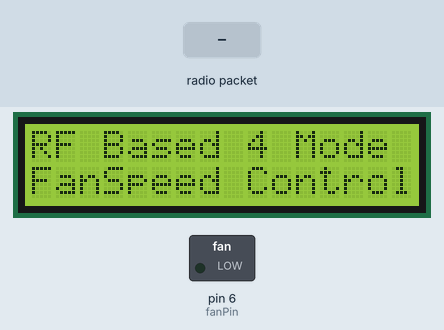
Simulated run of this sketch. Board: Arduino Uno, built with avr-gcc and run on an emulated ATmega328P. Parts: 16×2 character LCD, switched loads named in the sketch (green lamp = pin HIGH). The test bench sets the inputs (shaded band). No radio packets arrive unless stated.

Above: at 3.2 s.
3.3 s: radio packet "1" arrives
At 4.1 s:
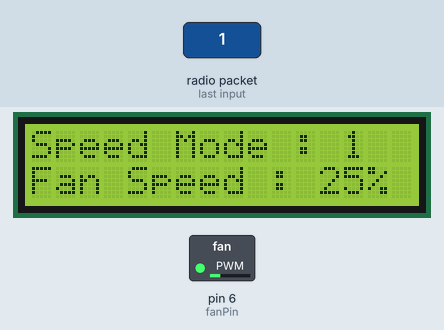
4.8 s: radio packet "2" arrives
At 5.3 s:
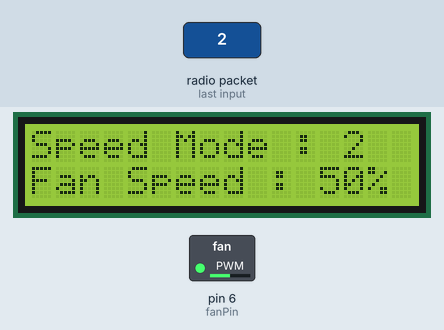
6.3 s: radio packet "3" arrives
At 7.5 s:
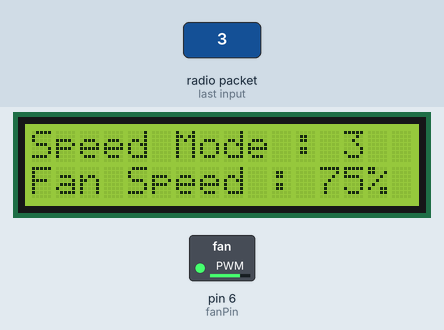
7.8 s: radio packet "4" arrives
At 8.8 s:
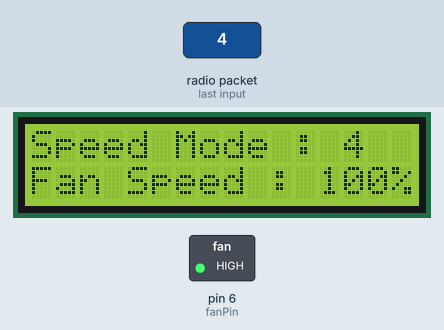
9.3 s: radio packet "0" arrives
At 9.8 s:
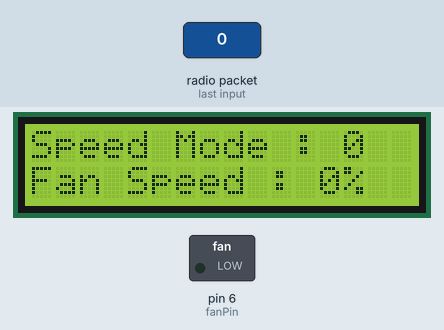
Timing chart, 0 to 11.8 s (numbered marks = the images above; inputs shaded):
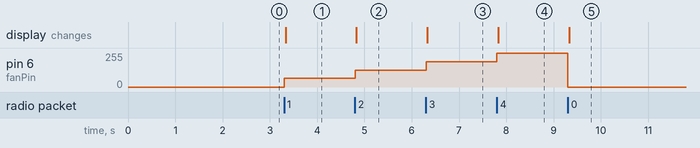

Measured:
- after the input at 3.3 s, pin 6 (fanPin): 0/255 → 64/255 at once; the display: changes at once (image 1)
- after the input at 4.8 s, pin 6 (fanPin): 64/255 → 127/255 at once; the display: changes at once (image 2)
- after the input at 6.3 s, pin 6 (fanPin): 127/255 → 191/255 at once; the display: changes at once (image 3)
- after the input at 7.8 s, pin 6 (fanPin): 191/255 → 255/255 at once; the display: changes at once (image 4)
- after the input at 9.3 s, pin 6 (fanPin): 255/255 → 0/255 at once; the display: changes at once (image 5)

The sketch:

rx.ino
```cpp
#include <RH_ASK.h>
#include <SPI.h>
#include <Wire.h>
#include <LiquidCrystal_I2C.h>

// Set the LCD address to 0x27 for a 16 chars and 2 line display
LiquidCrystal_I2C lcd(0x27, 16, 2);

RH_ASK driver;

int fanPin = 6;
int fanSpeed;
bool debug = false;
int newVal;
int oldVal;

void setup()
{
  if (debug == true) Serial.begin(9600);
  if (!driver.init()) {
    if (debug == true)  Serial.println("init failed");
  }
  lcd.begin();
  lcd.backlight();

  lcd.setCursor(0, 0);
  lcd.print("RF Based 4 Mode");
  lcd.setCursor(0, 1);
  lcd.print("FanSpeed Control");
  delay(2000);

  pinMode(fanPin, OUTPUT);
}

void loop() {
  uint8_t buf[RH_ASK_MAX_MESSAGE_LEN];
  uint8_t buflen = sizeof(buf);
  if (driver.recv(buf, &buflen)) {
    newVal = buf[0];
    if (oldVal != newVal){
      lcd.clear();
      oldVal = newVal;
    }
    //if (debug == true) Serial.println(buf[0]);
    if (buf[0] == 48) {
      analogWrite(fanPin, 0);
      //lcd.clear();
      lcd.setCursor(0, 0);
      lcd.print("Speed Mode : 0");
      lcd.setCursor(0, 1);
      lcd.print("Fan Speed : 0%");
      if (debug == true) Serial.println(0);
    }
    else if (buf[0] == 49) {
      analogWrite(fanPin, 64);
      //lcd.clear();
      lcd.setCursor(0, 0);
      lcd.print("Speed Mode : 1");
      lcd.setCursor(0, 1);
      lcd.print("Fan Speed : 25%");
      if (debug == true) Serial.println(64);
    }
    else if (buf[0] == 50) {
      analogWrite(fanPin, 127);
      //lcd.clear();
      lcd.setCursor(0, 0);
      lcd.print("Speed Mode : 2");
      lcd.setCursor(0, 1);
      lcd.print("Fan Speed : 50%");
      if (debug == true) Serial.println(127);
    }
    else if (buf[0] == 51) {
      analogWrite(fanPin, 191);
      //lcd.clear();
      lcd.setCursor(0, 0);
      lcd.print("Speed Mode : 3");
      lcd.setCursor(0, 1);
      lcd.print("Fan Speed : 75%");
      if (debug == true) Serial.println(191);
    }
    else if (buf[0] == 52) {
      analogWrite(fanPin, 255);
      //lcd.clear();
      lcd.setCursor(0, 0);
      lcd.print("Speed Mode : 4");
      lcd.setCursor(0, 1);
      lcd.print("Fan Speed : 100%");
      if (debug == true) Serial.println(255);
    }
  }
}
```
